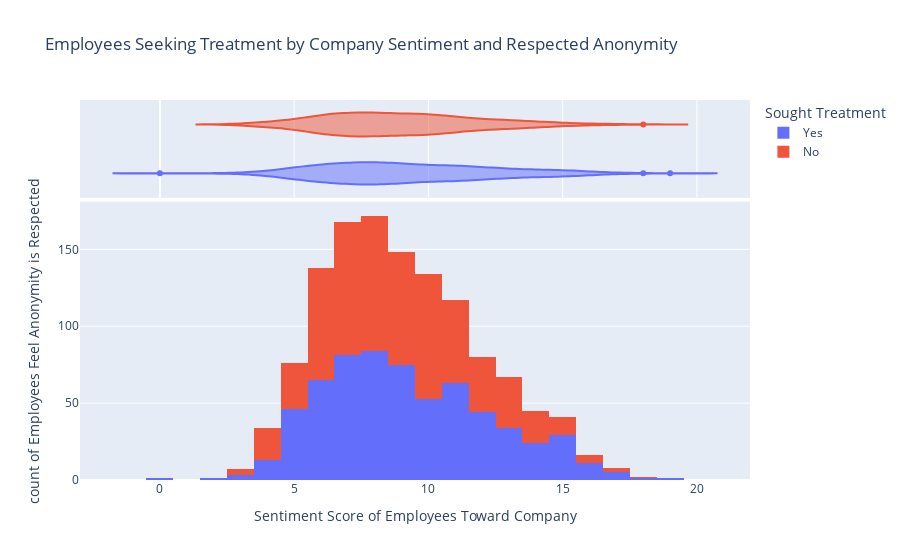

The code cell stored with this chart in its notebook:
### Code cell
fig3 = px.histogram(
    df_prepped,
    x = 'sentiment',
    y = 'anonymity',
    color = target,
    labels = {
        'sentiment':'Sentiment Score of Employees Toward Company',
        'anonymity':'Employees Feel Anonymity is Respected',
        'treatment':'Sought Treatment'},
    title = 'Employees Seeking Treatment by Company Sentiment and Respected Anonymity',
    histfunc = 'count',    
    marginal = 'violin',
    orientation = 'v',
    category_orders = {
        'no_employees':['1-5', '6-25', '26-100', '100-500', '500-1000', 'More than 1000']
        }
)

# Render the histogram
fig3.show()

### Figure 1 — Plotly figure (JSON) as saved in the notebook; plotly's stock layout.template omitted (floating-point values rounded to 4 significant figures; data arrays with more than 128 entries replaced by an {"elided": "..."} marker saying what was removed)
{"data": [{"alignmentgroup": "True", "bingroup": "x", "histfunc": "count", "hovertemplate": "Sought Treatment=Yes<br>Sentiment Score of Employees Toward Company=%{x}<br>count of Employees Feel Anonymity is Respected=%{y}<extra></extra>", "legendgroup": "Yes", "marker": {"color": "#636efa"}, "name": "Yes", "offsetgroup": "Yes", "orientation": "v", "showlegend": true, "type": "histogram", "x": {"elided": "634 int values"}, "xaxis": "x", "y": {"elided": "634 int values"}, "yaxis": "y"}, {"alignmentgroup": "True", "hovertemplate": "Sought Treatment=Yes<br>Sentiment Score of Employees Toward Company=%{x}<extra></extra>", "legendgroup": "Yes", "marker": {"color": "#636efa"}, "name": "Yes", "offsetgroup": "Yes", "scalegroup": "x", "showlegend": false, "type": "violin", "x": {"elided": "634 int values"}, "xaxis": "x2", "yaxis": "y2"}, {"alignmentgroup": "True", "bingroup": "x", "histfunc": "count", "hovertemplate": "Sought Treatment=No<br>Sentiment Score of Employees Toward Company=%{x}<br>count of Employees Feel Anonymity is Respected=%{y}<extra></extra>", "legendgroup": "No", "marker": {"color": "#EF553B"}, "name": "No", "offsetgroup": "No", "orientation": "v", "showlegend": true, "type": "histogram", "x": {"elided": "622 int values"}, "xaxis": "x", "y": {"elided": "622 int values"}, "yaxis": "y"}, {"alignmentgroup": "True", "hovertemplate": "Sought Treatment=No<br>Sentiment Score of Employees Toward Company=%{x}<extra></extra>", "legendgroup": "No", "marker": {"color": "#EF553B"}, "name": "No", "offsetgroup": "No", "scalegroup": "x", "showlegend": false, "type": "violin", "x": {"elided": "622 int values"}, "xaxis": "x2", "yaxis": "y2"}], "layout": {"barmode": "relative", "legend": {"title": {"text": "Sought Treatment"}, "tracegroupgap": 0}, "title": {"text": "Employees Seeking Treatment by Company Sentiment and Respected Anonymity"}, "xaxis": {"anchor": "y", "domain": [0, 1], "title": {"text": "Sentiment Score of Employees Toward Company"}}, "xaxis2": {"anchor": "y2", "domain": [0, 1], "matches": "x", "showgrid": true, "showticklabels": false}, "yaxis": {"anchor": "x", "domain": [0, 0.7326], "title": {"text": "count of Employees Feel Anonymity is Respected"}}, "yaxis2": {"anchor": "x2", "domain": [0.7426, 1], "matches": "y2", "showgrid": false, "showline": false, "showticklabels": false, "ticks": ""}}}
